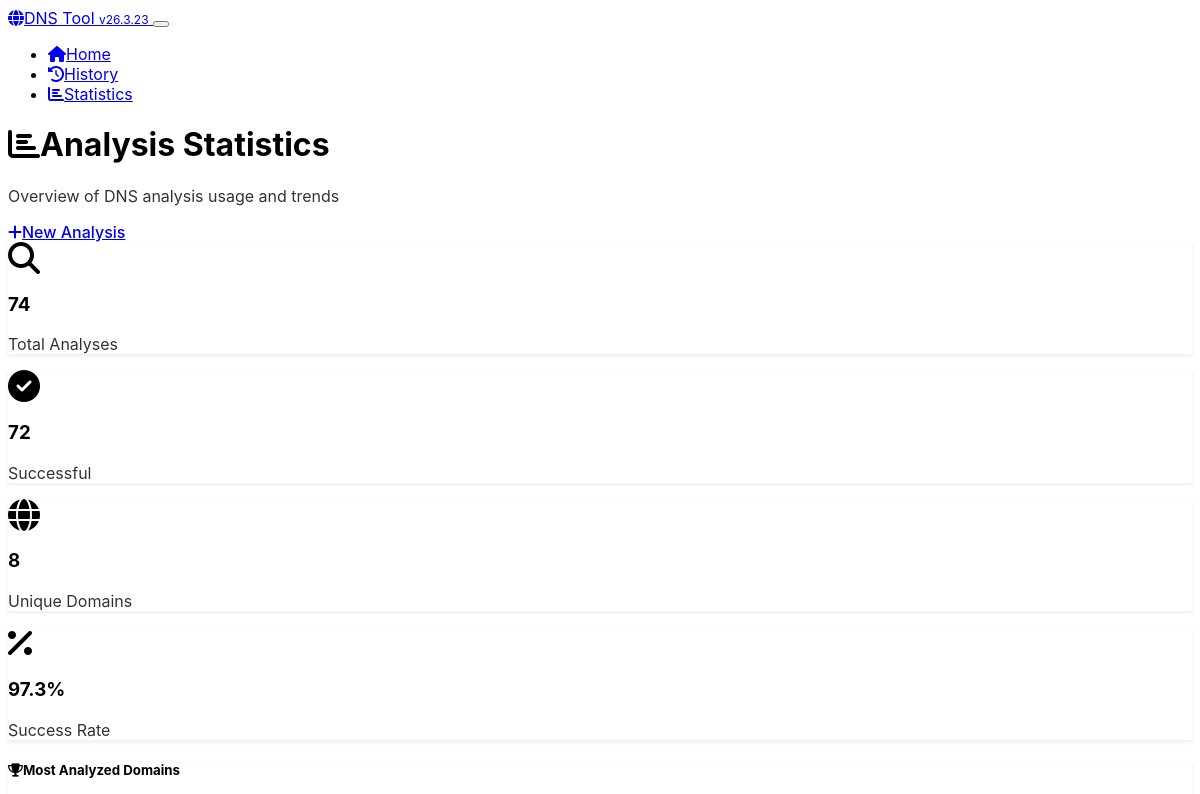
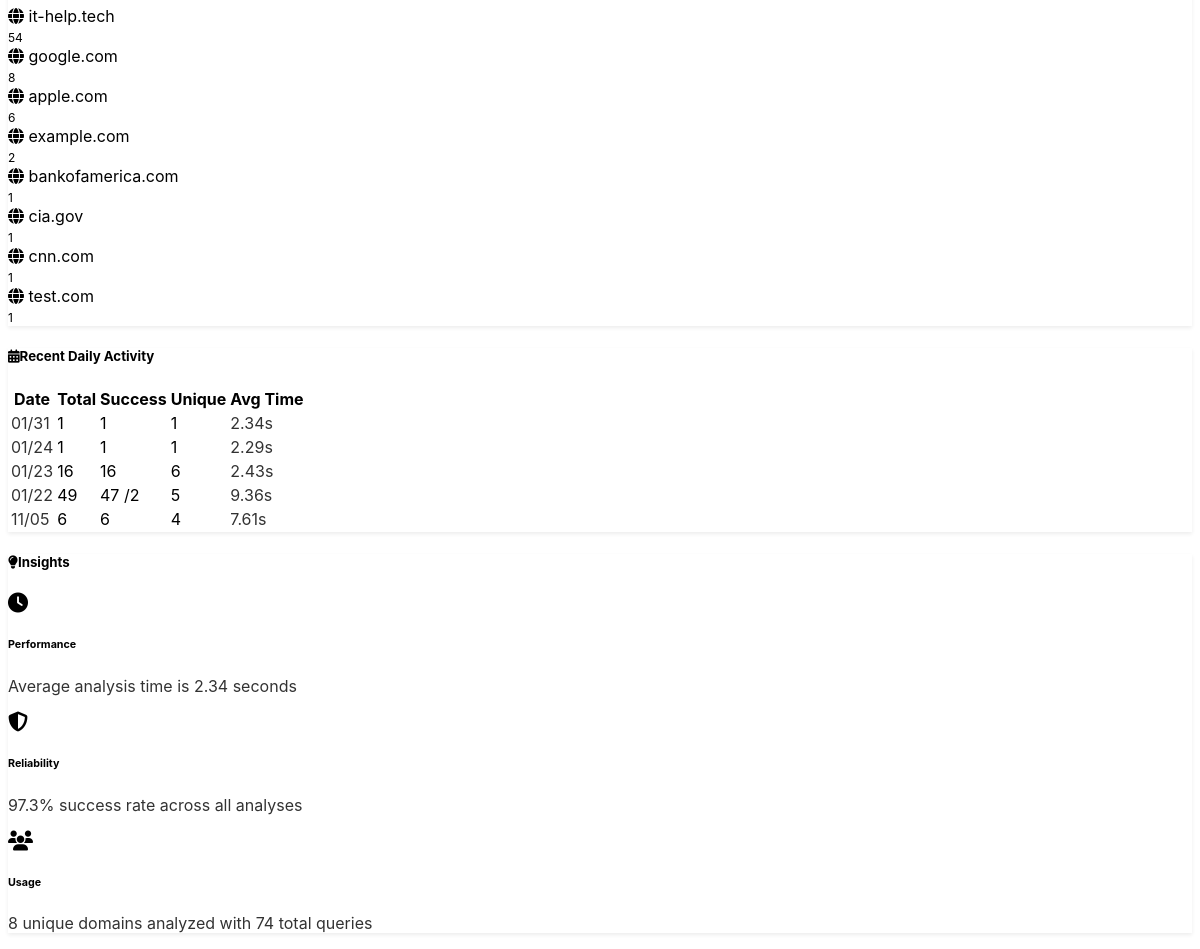
/stats, run on an earlier commit of the app's database (2 pictures, top to bottom).
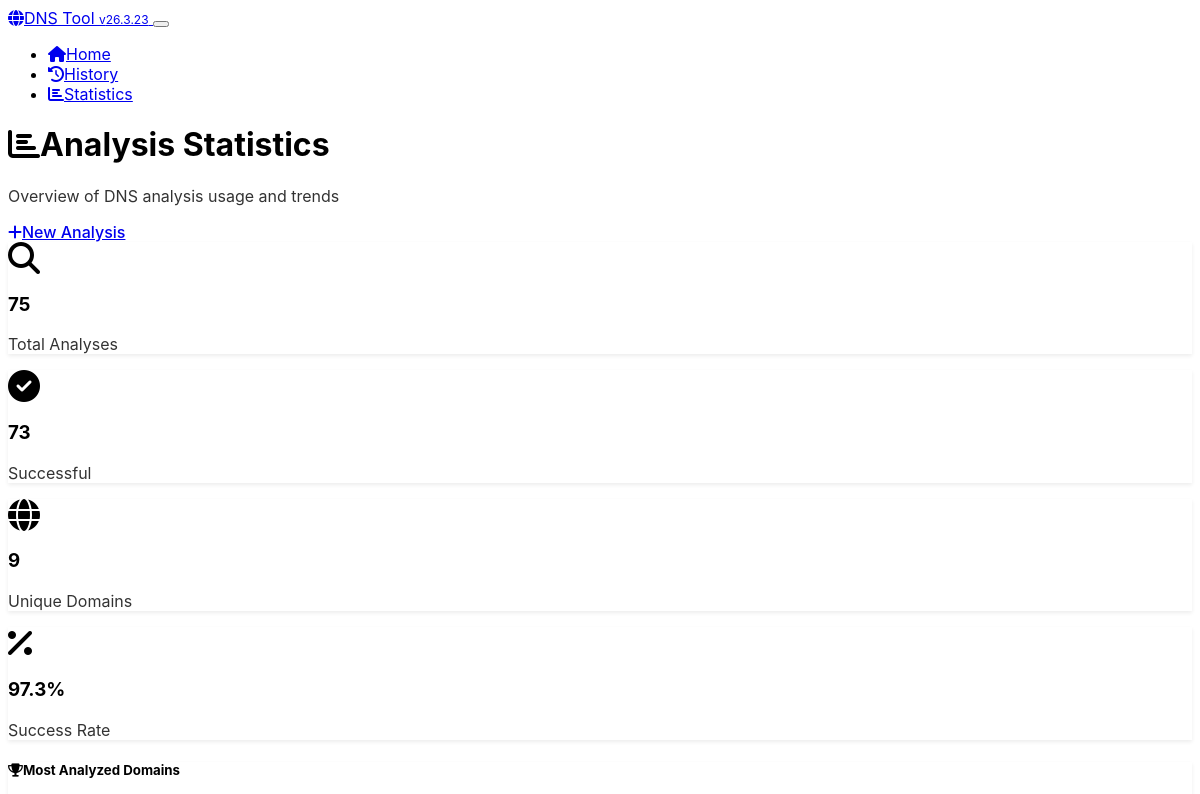
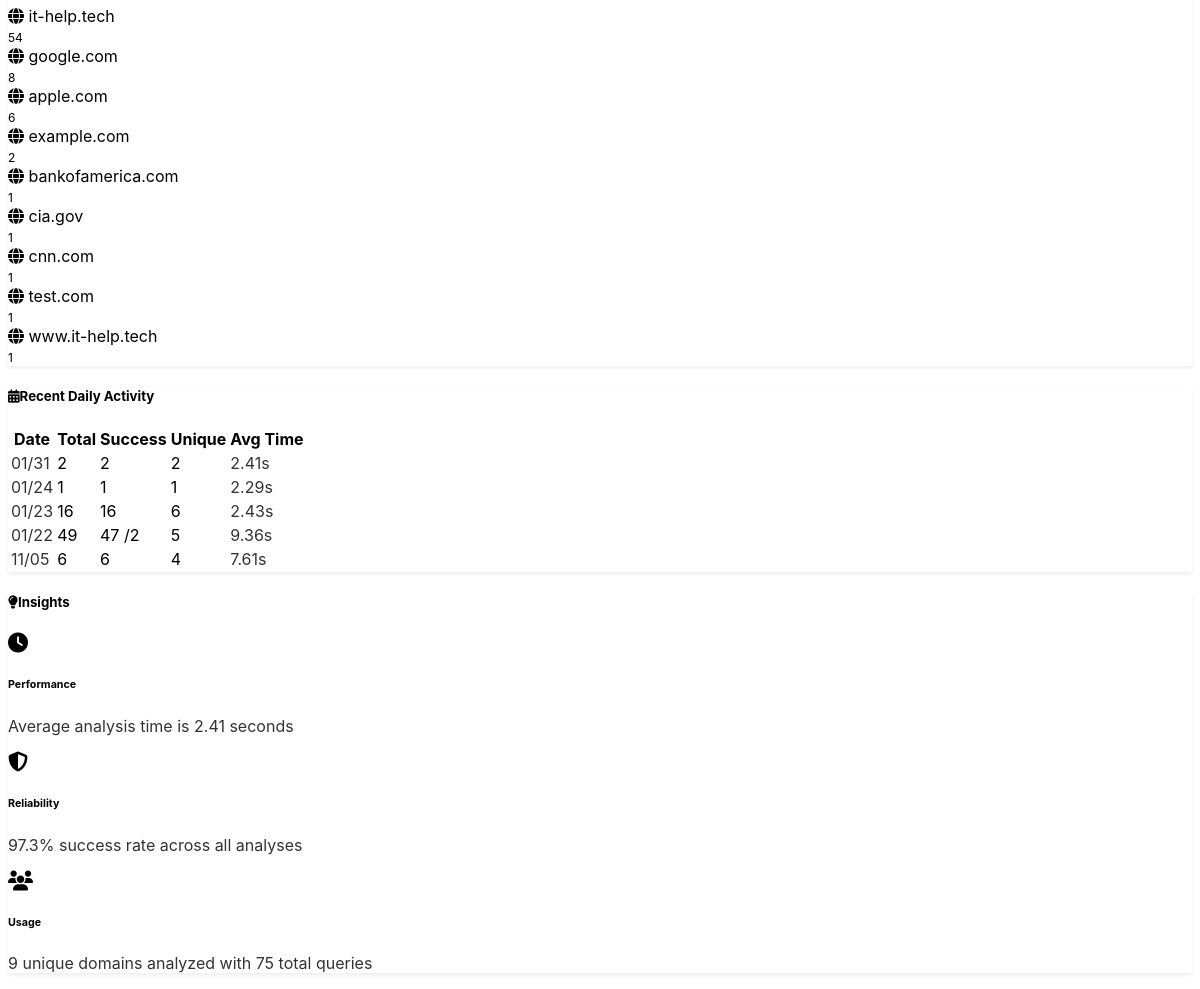
And on a later commit of the database (2 pictures, top to bottom).
### app.py (models this page shows, shortened)
class DomainAnalysis(db.Model):
    __tablename__ = 'domain_analyses'
    id = db.Column(db.Integer, primary_key=True)
    domain = db.Column(db.String(255), nullable=False, index=True)
    ascii_domain = db.Column(db.String(255), nullable=False)
    basic_records = db.Column(JSON)
    authoritative_records = db.Column(JSON)
    spf_status = db.Column(db.String(20))
    spf_records = db.Column(JSON)
    dmarc_status = db.Column(db.String(20))
    dmarc_policy = db.Column(db.String(20))
    dmarc_records = db.Column(JSON)
    dkim_status = db.Column(db.String(20))
    dkim_selectors = db.Column(JSON)
    registrar_name = db.Column(db.String(255))
    registrar_source = db.Column(db.String(20))
    analysis_success = db.Column(db.Boolean, default=True)
    error_message = db.Column(db.Text)
    analysis_duration = db.Column(db.Float)  # seconds
    created_at = db.Column(db.DateTime, default=datetime.utcnow, nullable=False)
    updated_at = db.Column(db.DateTime, default=datetime.utcnow, onupdate=datetime.utcnow)

class AnalysisStats(db.Model):
    __tablename__ = 'analysis_stats'
    id = db.Column(db.Integer, primary_key=True)
    date = db.Column(db.Date, nullable=False, unique=True, index=True)
    total_analyses = db.Column(db.Integer, default=0)
    successful_analyses = db.Column(db.Integer, default=0)
    failed_analyses = db.Column(db.Integer, default=0)
    unique_domains = db.Column(db.Integer, default=0)
    avg_analysis_time = db.Column(db.Float, default=0.0)
    created_at = db.Column(db.DateTime, default=datetime.utcnow)
    updated_at = db.Column(db.DateTime, default=datetime.utcnow, onupdate=datetime.utcnow)

### app.py (the view)
@app.route('/stats')
def stats():
    recent_stats = AnalysisStats.query.order_by(
        AnalysisStats.date.desc()
    ).limit(30).all()
    total_analyses = DomainAnalysis.query.count()
    successful_analyses = DomainAnalysis.query.filter_by(analysis_success=True).count()
    unique_domains = db.session.query(DomainAnalysis.domain).distinct().count()
    popular_domains = db.session.query(
        DomainAnalysis.domain,
        db.func.count(DomainAnalysis.id).label('count')
    ).group_by(DomainAnalysis.domain).order_by(
        db.func.count(DomainAnalysis.id).desc()
    ).limit(10).all()
    return render_template('stats.html',
                         recent_stats=recent_stats,
                         total_analyses=total_analyses,
                         successful_analyses=successful_analyses,
                         unique_domains=unique_domains,
                         popular_domains=popular_domains)

### app.py (called while the page is built)
@app.context_processor
def inject_version():
    return {'app_version': APP_VERSION}

### templates/stats.html (shortened to what this page needs)
<!DOCTYPE html>
<html lang="en" data-bs-theme="dark">
<head>
    <link href="https://cdn.replit.com/agent/bootstrap-agent-dark-theme.min.css" rel="stylesheet">
    <link href="{{ url_for('static', filename='css/custom.css') }}" rel="stylesheet">
    <link rel="preload" href="https://cdnjs.cloudflare.com/ajax/libs/font-awesome/6.4.0/css/all.min.css" as="style" onload="this.onload=null;this.rel='stylesheet'">
</head>
<body>
    <nav class="navbar navbar-expand-lg navbar-dark bg-dark">
        <div class="container">
            <a class="navbar-brand" href="{{ url_for('index') }}">
                <i class="fas fa-globe me-2"></i>DNS Tool <span class="badge bg-secondary ms-1">v{{ app_version }}</span>
            </a>
            <button class="navbar-toggler" type="button" data-bs-toggle="collapse" data-bs-target="#navbarNav">
            </button>
            <div class="collapse navbar-collapse" id="navbarNav">
                <ul class="navbar-nav ms-auto">
                    <li class="nav-item">
                        <a class="nav-link" href="{{ url_for('index') }}">
                            <i class="fas fa-home me-1"></i>Home
                        </a>
                    </li>
                    <li class="nav-item">
                        <a class="nav-link" href="{{ url_for('history') }}">
                            <i class="fas fa-history me-1"></i>History
                        </a>
                    </li>
                    <li class="nav-item">
                        <a class="nav-link active" href="{{ url_for('stats') }}">
                            <i class="fas fa-chart-bar me-1"></i>Statistics
                        </a>
                    </li>
                </ul>
            </div>
        </div>
    </nav>
    <div class="container my-4">
        <div class="d-flex justify-content-between align-items-center mb-4">
            <div>
                <h1 class="h3 mb-1">
                    <i class="fas fa-chart-bar me-2"></i>Analysis Statistics
                </h1>
                <p class="text-muted mb-0">Overview of DNS analysis usage and trends</p>
            </div>
            <a href="{{ url_for('index') }}" class="btn btn-primary">
                <i class="fas fa-plus me-2"></i>New Analysis
            </a>
        </div>
        <div class="row mb-4">
            <div class="col-md-3 mb-3">
                <div class="card text-center">
                    <div class="card-body">
                        <i class="fas fa-search fa-2x text-primary mb-2"></i>
                        <h3 class="mb-1">{{ total_analyses }}</h3>
                        <p class="text-muted mb-0">Total Analyses</p>
                    </div>
                </div>
            </div>
            <div class="col-md-3 mb-3">
                <div class="card text-center">
                    <div class="card-body">
                        <i class="fas fa-check-circle fa-2x text-success mb-2"></i>
                        <h3 class="mb-1">{{ successful_analyses }}</h3>
                        <p class="text-muted mb-0">Successful</p>
                    </div>
                </div>
            </div>
            <div class="col-md-3 mb-3">
                <div class="card text-center">
                    <div class="card-body">
                        <i class="fas fa-globe fa-2x text-info mb-2"></i>
                        <h3 class="mb-1">{{ unique_domains }}</h3>
                        <p class="text-muted mb-0">Unique Domains</p>
                    </div>
                </div>
            </div>
            <div class="col-md-3 mb-3">
                <div class="card text-center">
                    <div class="card-body">
                        <i class="fas fa-percentage fa-2x text-warning mb-2"></i>
                        <h3 class="mb-1">
                            {% if total_analyses > 0 %}
                                {{ "%.1f"|format((successful_analyses / total_analyses) * 100) }}%
                            {% else %}
                                0%
                            {% endif %}
                        </h3>
                        <p class="text-muted mb-0">Success Rate</p>
                    </div>
                </div>
            </div>
        </div>
        <div class="row">
            <div class="col-lg-6 mb-4">
                <div class="card">
                    <div class="card-header">
                        <h5 class="mb-0">
                            <i class="fas fa-trophy me-2"></i>Most Analyzed Domains
                        </h5>
                    </div>
                    <div class="card-body">
                        {% if popular_domains %}
                            <div class="list-group list-group-flush">
                                {% for domain, count in popular_domains %}
                                <div class="list-group-item d-flex justify-content-between align-items-center bg-transparent border-0 px-0">
                                    <div class="d-flex align-items-center">
                                        <i class="fas fa-globe text-primary me-2"></i>
                                        <span class="fw-medium">{{ domain }}</span>
                                    </div>
                                    <span class="badge bg-primary rounded-pill">{{ count }}</span>
                                </div>
                                {% endfor %}
                            </div>
                        {% else %}
                            <div class="text-center text-muted py-3">
                                <i class="fas fa-chart-bar fa-2x mb-2"></i>
                                <p class="mb-0">No analysis data available yet</p>
                            </div>
                        {% endif %}
                    </div>
                </div>
            </div>
            <div class="col-lg-6 mb-4">
                <div class="card">
                    <div class="card-header">
                        <h5 class="mb-0">
                            <i class="fas fa-calendar-alt me-2"></i>Recent Daily Activity
                        </h5>
                    </div>
                    <div class="card-body">
                        {% if recent_stats %}
                            <div class="table-responsive">
                                <table class="table table-sm mb-0">
                                    <thead>
                                        <tr>
                                            <th>Date</th>
                                            <th>Total</th>
                                            <th>Success</th>
                                            <th>Unique</th>
                                            <th>Avg Time</th>
                                        </tr>
                                    </thead>
                                    <tbody>
                                        {% for stat in recent_stats[:7] %}
                                        <tr>
                                            <td class="text-muted">
                                                {{ stat.date.strftime('%m/%d') }}
                                            </td>
                                            <td>{{ stat.total_analyses }}</td>
                                            <td>
                                                <span class="text-success">{{ stat.successful_analyses }}</span>
                                                {% if stat.failed_analyses > 0 %}
                                                    <span class="text-danger">/{{ stat.failed_analyses }}</span>
                                                {% endif %}
                                            </td>
                                            <td>{{ stat.unique_domains }}</td>
                                            <td class="text-muted">
                                                {% if stat.avg_analysis_time %}
                                                    {{ "%.2f"|format(stat.avg_analysis_time) }}s
                                                {% else %}
                                                    -
                                                {% endif %}
                                            </td>
                                        </tr>
                                        {% endfor %}
                                    </tbody>
                                </table>
                            </div>
                        {% else %}
                            <div class="text-center text-muted py-3">
                                <i class="fas fa-calendar fa-2x mb-2"></i>
                                <p class="mb-0">No daily statistics available yet</p>
                            </div>
                        {% endif %}
                    </div>
                </div>
            </div>
        </div>
        {% if total_analyses > 0 %}
        <div class="row">
            <div class="col-12">
                <div class="card">
                    <div class="card-header">
                        <h5 class="mb-0">
                            <i class="fas fa-lightbulb me-2"></i>Insights
                        </h5>
                    </div>
                    <div class="card-body">
                        <div class="row">
                            <div class="col-md-4 mb-3">
                                <div class="d-flex align-items-center">
                                    <div class="flex-shrink-0">
                                        <i class="fas fa-clock text-info fa-lg"></i>
                                    </div>
                                    <div class="flex-grow-1 ms-3">
                                        <h6 class="mb-1">Performance</h6>
                                        <p class="text-muted mb-0 small">
                                            {% if recent_stats and recent_stats[0].avg_analysis_time %}
                                                Average analysis time is {{ "%.2f"|format(recent_stats[0].avg_analysis_time) }} seconds
                                            {% else %}
                                                Analysis performance data not available
                                            {% endif %}
                                        </p>
                                    </div>
                                </div>
                            </div>
                            <div class="col-md-4 mb-3">
                                <div class="d-flex align-items-center">
                                    <div class="flex-shrink-0">
                                        <i class="fas fa-shield-alt text-success fa-lg"></i>
                                    </div>
                                    <div class="flex-grow-1 ms-3">
                                        <h6 class="mb-1">Reliability</h6>
                                        <p class="text-muted mb-0 small">
                                            {% if total_analyses > 0 %}
                                                {{ "%.1f"|format((successful_analyses / total_analyses) * 100) }}% success rate across all analyses
                                            {% else %}
                                                No reliability data available
                                            {% endif %}
                                        </p>
                                    </div>
                                </div>
                            </div>
                            <div class="col-md-4 mb-3">
                                <div class="d-flex align-items-center">
                                    <div class="flex-shrink-0">
                                        <i class="fas fa-users text-warning fa-lg"></i>
                                    </div>
                                    <div class="flex-grow-1 ms-3">
                                        <h6 class="mb-1">Usage</h6>
                                        <p class="text-muted mb-0 small">
                                            {{ unique_domains }} unique domains analyzed with {{ total_analyses }} total queries
                                        </p>
                                    </div>
                                </div>
                            </div>
                        </div>
                    </div>
                </div>
            </div>
        </div>
        {% endif %}
    </div>
</body>
</html>

### static/css/custom.css (style rules this page uses)
:root { --code-bg: hsl(210, 11%, 15%); --code-border: hsl(210, 11%, 25%); --feature-icon-size: 3rem; }
body { font-family: -apple-system, BlinkMacSystemFont, 'Segoe UI', Roboto, sans-serif; }
.card { border: 1px solid var(--bs-border-color); box-shadow: 0 0.125rem 0.25rem rgba(0, 0, 0, 0.075); }
.card-header { background-color: var(--bs-secondary-bg); border-bottom: 1px solid var(--bs-border-color); }
.badge { font-size: 0.75em; }
.btn { border-radius: 0.375rem; font-weight: 500; }
.text-muted { opacity: 0.8; }

What changed in the data, as far as the page shows it:
added DomainAnalysis: domain "www.it-help.tech", analysis_success "1"
changed AnalysisStats (number 1 of 5 on the later page): total_analyses "1" → "2"; successful_analyses "1" → "2"; unique_domains "1" → "2"; avg_analysis_time "2.34" → "2.41"
Also different on the page:
{{ total_analyses }}: "74" → "75"
{{ successful_analyses }}: "72" → "73"
{{ unique_domains }}: "8" → "9"
